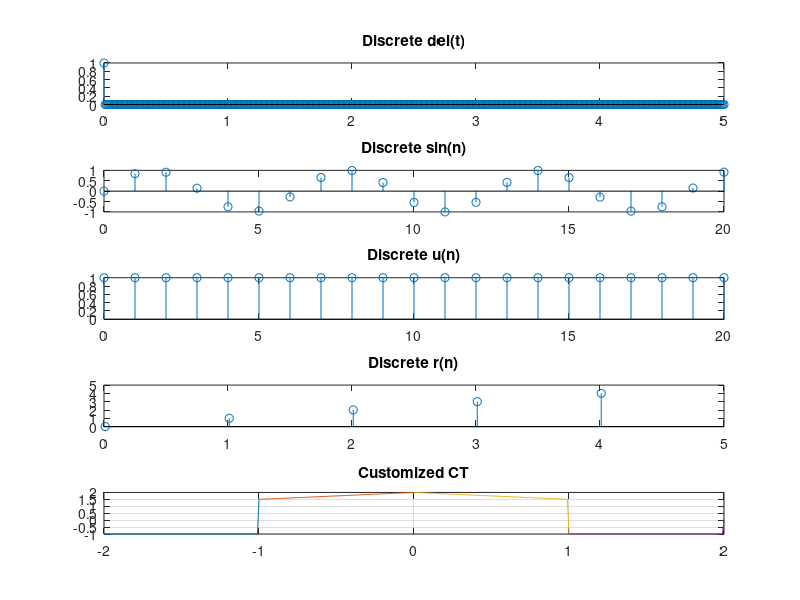

The MATLAB source for this figure: (Note: this script raises an error after producing the figure.)
% Author - Sarthak Amar Dhakade (211030054)
% Date Created - 19/01/2024

%% Task 1

% Continuous Time

% Sin(t)
t = 0 : 0.01 : 4*pi ;
c = sin(t);
subplot(5,1,1)
plot (t,c)
title("Continuous sin(t)")

% Step Function
t = 0 : 0.01 : 5;
u = ones (1 , length(t));
subplot(5,1,2);
plot(t,u)
title("Continuous u(t)")

% Ramp Function
t = 0 : 0.01 : 5;
u = ones (1 , length(t));
r = u.*t;
subplot(5,1,3)
plot(t,r)
title("Continuous r(t)")

% Impulse Function
t = 0 : 0.01 : 5;
delta_t = zeros (size(t));
delta_t(t == 0) = 1;
subplot(5,1,4)
stem(t,delta_t);
title("Continuous del(t)")

% Sinc(t)
t = -2*pi : 0.01 : 2*pi;
c = sin(pi * t) ./ (pi * t);
subplot(5,1,5)
plot(t, c);
title("Continuous sinc(t)")

%% Discrete Time

% Impulse Function
n = 0 : 0.01 : 5;
delta_t = zeros (size(n));
delta_t(n == 0) = 1;
subplot(5,1,1)
stem(n,delta_t);
title("Discrete del(t)")

% Sin(n)
n = 0 : 20;
c = sin(n);
subplot(5,1,2)
stem (n,c)
title("Discrete sin(n)")

% Step Function
n = 0 : 20;
u = ones (size(n));
subplot(5,1,3)
stem(n,u)
title("Discrete u(n)")

% Ramp Function
n = 0.01 : 5;
u = ones (1 , length(n));
r = u.*n;
subplot(5,1,4)
stem(n,r)
title("Discrete r(n)")

% Sinc(n)
n = -2*pi : 0.01 : 2*pi;
c = sin(pi * n) ./ (pi * n);
subplot(5,1,5)
stem(n, c);
title("Discrete sinc(n)")


%% Task 2

% Continuous CT

%from -2 to -1
t1 = -2:0.01:-1;
u1 = zeros(size(t1));

u1(t1 <= -1) = -1;
u1(end) = 1.5;

plot(t1, u1);
hold on;


%from -1 to 0
t2 = -1:0.01:0;
u2 = zeros(size(t2));

u2 (t2 <= 0) = 0.5*t2 + 2;

plot(t2, u2);
hold on;

%from 0 to 1
t3 = 0:0.01:1;
u3 = zeros(size(t3));

u3(t3 <= 1) = -0.5*t3 + 2;
u3(end) = -1;

plot(t3, u3);
hold on;

%from 1 to 2
t4 = 1:0.01:2;
u4 = zeros(size(t4));

u4(t4 <= 2) = -1;
u4(end) = 0;

plot(t4, u4);

hold off;
grid on;

title('Customized CT')

%% Task 3


% Customised CT
x = -2 : 0.01 : 2;
fun = heaviside(x+2) - heaviside(x+1) + heaviside(x+1) - heaviside(x-1) + (1 * x + 2).*(heaviside(x+1) - heaviside(x)) + (-1 * x + 2).*(heaviside(x) - heaviside(x-1)) - (heaviside(x-1) - heaviside(x-2));
subplot(2,1,1)
plot(x,fun);
title('Customised CT');


% Customised DT

%from -2 to -1
t = -2: 2;
u = [1 2 3 4 5];
subplot(2,1,2)
stem(t, u);
title('Customized DT')
